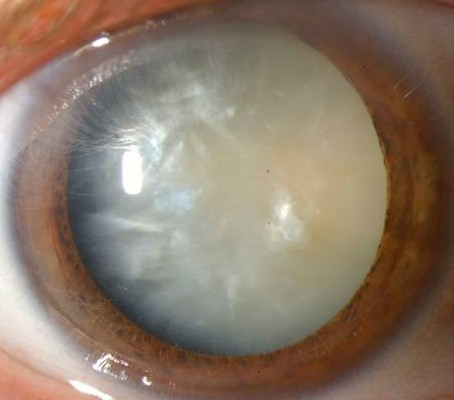
#> input picture CHETAN/MY_Image/MY_TEST/cataract (12).jpg, 454 x 400 px; its folder holds only this picture in this run
$ jupyter execute --allow-errors cnn_mark2.ipynb   (shell and % lines are left out)
#> lines starting #> are read from the running program, lines starting #| are printed output that depends on the picture; after the words box and inside, x2 and y2 are one past the last pixel; in counts of white or black regions, pixels touching at a corner belong together
[cell 1]

from tensorflow.keras.preprocessing.image import ImageDataGenerator,array_to_img,img_to_array,load_img
from tensorflow.keras.applications.resnet50 import preprocess_input

# from keras.preprocessing.image import ImageDataGenerator, array_to_img, img_to_array, load_img
# from keras.applications.resnet50 import preprocess_input

import matplotlib.pyplot as plt
import numpy as np

import cv2

from tensorflow.keras.preprocessing import image
from tensorflow.keras.applications.mobilenet_v2 import preprocess_input

#Basic CNN Model
import tensorflow.keras
from tensorflow.keras.models import Sequential
from tensorflow.keras.layers import Dense, Dropout, Flatten
from tensorflow.keras.layers import Conv2D, MaxPool2D

from tensorflow.keras.callbacks import ModelCheckpoint
# pip install tensorflow

[cell 2]
from keras.models import load_model

[cell 3]
import os
os.listdir("CHETAN/MY_Image/MY_TEST/")

[cell 4]
cataract = {0:"Mild Cataract",1:"Normal",2:"Severe Cataract"}

[cell 5]
# #Training and testing directories
# train = 'Dataset_Practice/TRAIN_DIR/'
# test = 'Dataset_Practice/TEST_DIR/'

[cell 6]
# model = tensorflow.saved_model.load("VGG16_9141")

#> (a cell that did not finish here is left out)

[cell 8]
# "model2 = tensorflow.saved_model.load_model("VGG16_9141")"

[cell 9]
# modelCNN= tensorflow.keras.models.load_model("CNN_MARK2.h5")
# modelCNN.summary()

#> (a cell that did not finish here is left out)

[cell 11]
# model= load_model("VGG16_9141")
# model.summary()

[cell 12]
# model1.load_weights("VGG16_9141/variables/")

#> (a cell that did not finish here is left out)

[cell 14]
# model = tensorflow.keras.models.load_model("CNN_MARK2.h5")
# model.summary()

#> (a cell that did not finish here is left out)

[cell 16]
# model.predict(p)
# model1.predict(p)

[cell 17]
def prepocessImage(filename):
    img = cv2.imread(filename)
    img = cv2.resize(img, (224,224), interpolation = cv2.INTER_AREA)
    frame = img
    hsv = cv2.cvtColor(frame, cv2.COLOR_BGR2HSV)
    sensitivity = 156
    lower_white = np.array([0,0,255-sensitivity])
    upper_white = np.array([255,sensitivity,255])
    # Threshold the HSV image to get only white colors
    mask = cv2.inRange(hsv, lower_white, upper_white)
    # Bitwise-AND mask and original image
    res = cv2.bitwise_and(frame,frame, mask= mask)
    ret, thresh = cv2.threshold(mask, 0, 255, cv2.THRESH_BINARY_INV)
    circles = cv2.HoughCircles(mask, cv2.HOUGH_GRADIENT, 1.5, 100000,param1=80,param2=40,minRadius=0,maxRadius=0)
    x,y,r = 0,0,0
    if circles is not None:
        circles = np.uint16(np.around(circles))
        x,y,r = circles[0][0]
        x=int(x)
        y=int(y)
        r=int(r)
    mask = np.zeros((224,224), np.uint8)
    cv2.circle(mask,(x,y),r,(255,255,255),-1)
    masked_data = cv2.bitwise_and(frame, frame, mask=mask)
    _,thresh = cv2.threshold(mask,1,255,cv2.THRESH_BINARY)
    cnt = cv2.findContours(thresh,cv2.RETR_EXTERNAL,cv2.CHAIN_APPROX_SIMPLE)[0]
    x,y,w,h = cv2.boundingRect(cnt[0])

    # Crop masked_data
    crop = masked_data[y:y+h,x:x+w]
    crop = cv2.resize(crop, (224,224), interpolation = cv2.INTER_AREA)
    #preprocess the image
    my_image = preprocess_input(crop)
#     crop = cv2.cvtColor(crop,cv2.COLOR_BGR2GRAY)
    crop = cv2.cvtColor(crop, cv2.COLOR_BGR2RGB)
    my_image = img_to_array(crop)
    my_image = my_image.reshape((1, my_image.shape[0], my_image.shape[1], my_image.shape[2]))
    return my_image

[cell 18]
# [59 lines of commented-out code are left out]

[cell 19]
def predict(path):
    preprocessedImage = prepocessImage(path)
#> in prepocessImage, img is the input picture: shape (400, 454, 3); mean B, G, R 104.4, 120.7, 138.3
#> in prepocessImage (call 2), `img = cv2.resize(img, (224,224), interpolation = cv2.INTER_AREA)`:
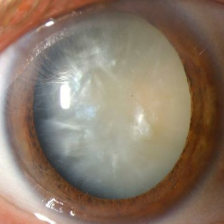
#> img: shape (224, 224, 3); mean B, G, R 104.4, 120.7, 138.3
#> in prepocessImage (call 2), `hsv = cv2.cvtColor(frame, cv2.COLOR_BGR2HSV)`: hsv: shape (224, 224, 3); mean H, S, V 29.5, 75.8, 139.9
#> in prepocessImage (call 2), `mask = cv2.inRange(hsv, lower_white, upper_white)`:
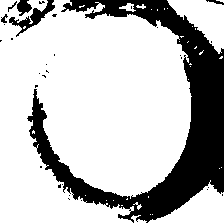
#> mask: shape (224, 224); 75% white; 31 black regions (25 under 20 px), largest, box (x1, y1, x2, y2) and area: (27, 0, 224, 223) 11804, (9, 0, 55, 37) 429, (17, 0, 32, 16) 154, (206, 0, 224, 5) 41, (1, 14, 8, 23) 33, (8, 1, 17, 12) 24
#> in prepocessImage (call 2), `res = cv2.bitwise_and(frame,frame, mask= mask)`:
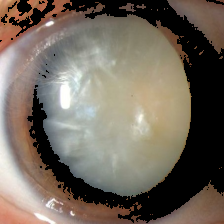
#> res: shape (224, 224, 3); mean B, G, R 93.8, 105.2, 115.1
#> in prepocessImage (call 2), `circles = cv2.HoughCircles(mask, cv2.HOUGH_GRADIENT, 1.5, 100000,param..`: circles = [[87.75, 105.8, 103.8]]
#> in prepocessImage (call 2), `circles = np.uint16(np.around(circles))`: circles = [[88, 106, 104]]
#> in prepocessImage (call 2), `x,y,r = circles[0][0]`: x = 88; y = 106; r = 104
#> in prepocessImage (call 2), `cv2.circle(mask,(x,y),r,(255,255,255),-1)`:
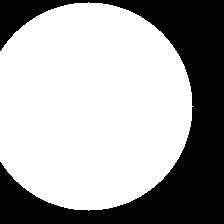
#> mask: shape (224, 224); 65.4% white; 1 black region
#> in prepocessImage (call 2), `masked_data = cv2.bitwise_and(frame, frame, mask=mask)`:
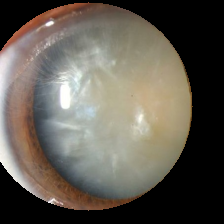
#> masked_data: shape (224, 224, 3); mean B, G, R 81.7, 91.1, 96.9
#> in prepocessImage (call 2), `cnt = cv2.findContours(thresh,cv2.RETR_EXTERNAL,cv2.CHAIN_APPROX_SIMPL..`: cnt = 1 contour; box (x1, y1, x2, y2) and area: (0, 2, 193, 211) 32512
#> in prepocessImage (call 2), `x,y,w,h = cv2.boundingRect(cnt[0])`: x = 0; y = 2; w = 193; h = 209
#> in prepocessImage (call 2), `crop = masked_data[y:y+h,x:x+w]`:
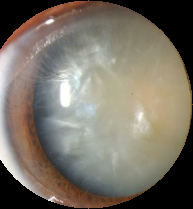
#> crop: shape (209, 193, 3); mean B, G, R 101.6, 113.3, 120.5
#> in prepocessImage (call 2), `crop = cv2.resize(crop, (224,224), interpolation = cv2.INTER_AREA)`:
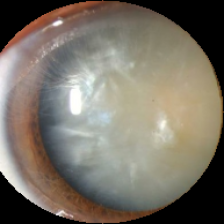
#> crop: shape (224, 224, 3); mean B, G, R 101.5, 113.2, 120.4
    y = modelCNN.predict(preprocessedImage)
    print(y)
    index = np.argmax(y)

    return cataract.get(index)

#> (a cell that did not finish here is left out)

[cell 21]
for i in os.listdir("CHETAN/MY_Image/MY_TEST/"):
    print(i+" : "+predict("CHETAN/MY_Image/MY_TEST/" + i))
#> (the call stopped at in prepocessImage, `my_image = preprocess_input(crop)`: tensorflow is not available in this run)

$ run again, on CHETAN/MY_Image/MY_TEST/test101.jpg
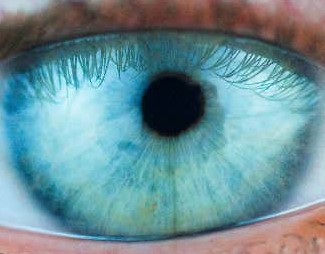
#> input picture CHETAN/MY_Image/MY_TEST/test101.jpg, 325 x 254 px
#> in prepocessImage, img is the input picture: shape (254, 325, 3); mean B, G, R 149.7, 142.6, 106
#> img: shape (224, 224, 3)
#> hsv: shape (224, 224, 3); mean H, S, V 83.7, 103.1, 158.7
#> in prepocessImage (call 2), `mask = cv2.inRange(hsv, lower_white, upper_white)`:
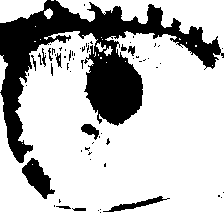
#> mask: shape (224, 224); 75.3% white; 67 black regions (54 under 20 px), largest, box (x1, y1, x2, y2) and area: (0, 0, 224, 163) 10813, (22, 158, 55, 199) 647, (103, 196, 170, 212) 282
#> in prepocessImage (call 2), `circles = cv2.HoughCircles(mask, cv2.HOUGH_GRADIENT, 1.5, 100000,param..`: circles = [[123.8, 104.2, 103.5]]
#> in prepocessImage (call 2), `circles = np.uint16(np.around(circles))`: circles = [[124, 104, 104]]
#> in prepocessImage (call 2), `x,y,r = circles[0][0]`: x = 124; y = 104
#> cnt = 1 contour; box (x1, y1, x2, y2) and area: (20, 0, 224, 209) 33477
#> in prepocessImage (call 2), `x,y,w,h = cv2.boundingRect(cnt[0])`: x = 20; y = 0; w = 204; h = 209
#> in prepocessImage (call 2), `crop = masked_data[y:y+h,x:x+w]`:
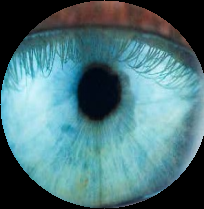
#> crop: shape (209, 204, 3); mean B, G, R 123.1, 117.5, 77.7

$ run again, on CHETAN/MY_Image/MY_TEST/cataract (13).jpg
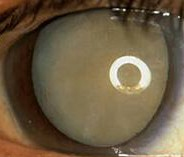
#> input picture CHETAN/MY_Image/MY_TEST/cataract (13).jpg, 184 x 157 px
#> in prepocessImage, img is the input picture: shape (157, 184, 3); mean B, G, R 67, 92.1, 108.2
#> img: shape (224, 224, 3)
#> hsv: shape (224, 224, 3); mean H, S, V 19.7, 109.8, 108.2
#> in prepocessImage (call 2), `mask = cv2.inRange(hsv, lower_white, upper_white)`:
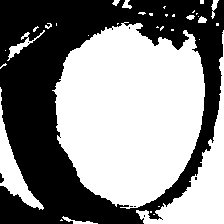
#> mask: shape (224, 224); 53.8% white; 8 black regions (6 under 20 px), largest, box (x1, y1, x2, y2) and area: (0, 0, 224, 224) 23161, (0, 173, 4, 183) 26
#> in prepocessImage (call 2), `circles = cv2.HoughCircles(mask, cv2.HOUGH_GRADIENT, 1.5, 100000,param..`: circles = [[87.75, 105.8, 114.6]]
#> in prepocessImage (call 2), `circles = np.uint16(np.around(circles))`: circles = [[88, 106, 115]]
#> in prepocessImage (call 2), `x,y,r = circles[0][0]`: x = 88; y = 106; r = 115
#> cnt = 1 contour; box (x1, y1, x2, y2) and area: (0, 0, 204, 222) 38068
#> in prepocessImage (call 2), `x,y,w,h = cv2.boundingRect(cnt[0])`: x = 0; w = 204; h = 222
#> in prepocessImage (call 2), `crop = cv2.resize(crop, (224,224), interpolation = cv2.INTER_AREA)`:
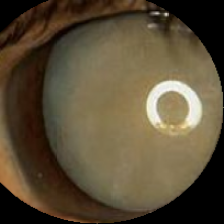
#> crop: shape (224, 224, 3); mean B, G, R 54.1, 76.6, 89.6
